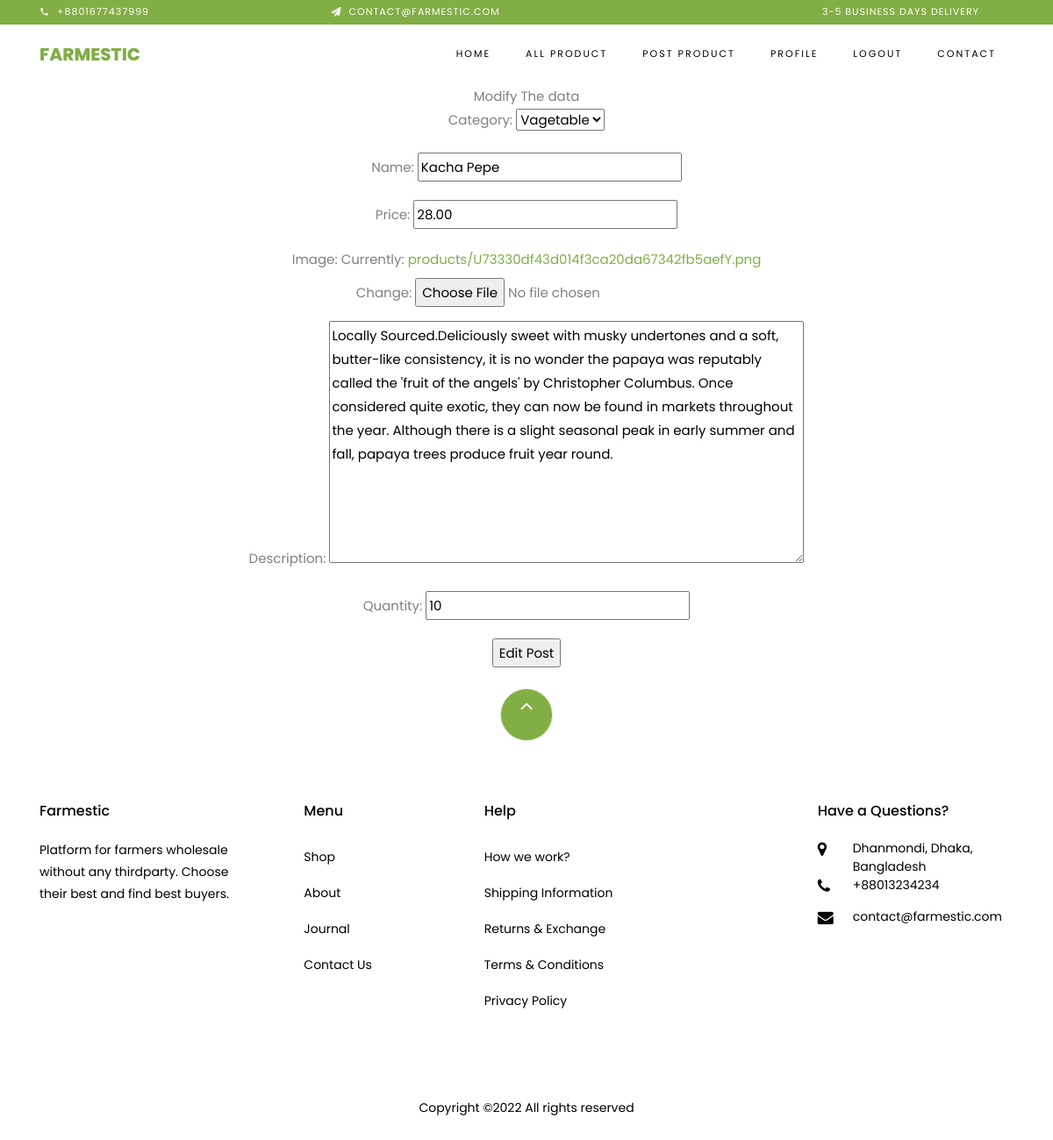
/edit_products/6 (signed in), run on the app's committed database.
### home/models.py (models this page shows, shortened)
class Product(models.Model):
    category_choice=(
        ('Fruits','Fruits'),
        ('Vagetable','Vagetable'),
        ('Oil','Oil'),
        ('Rice','Rice'),
        ('Others','Others'),
    )
    category = models.CharField(max_length=60,choices=category_choice,null=True,blank=True)
    user = models.ForeignKey(User, on_delete=models.CASCADE, null=True, blank=True)
    name = models.CharField(max_length=100)
    price = models.DecimalField(max_digits=8, decimal_places=2)
    image = models.ImageField(upload_to='products')
    description = models.TextField()
    quantity = models.CharField(max_length=100,blank=True,null=True)
    date_added = models.DateField(auto_now_add=True)
    is_approved = models.BooleanField(default=False)

### home/views.py (the view)
# urls.py: path("edit_products/<int:id>",views.edit_product,name="edit_products"),
@login_required()
def edit_product(request,id):
    obj= get_object_or_404(Product, id=id)
    form = ProductForm(request.POST or None, instance= obj)
    context= {'form': form}
    if form.is_valid():
        obj= form.save(commit= False)
        obj.save()
        messages.success(request, "You successfully updated the post")
        context= {'form': form}
        return render(request, 'product/edit_product.html', context)
    else:
        context= {'form': form,
                    'error': 'Modify The data'}
        return render(request,'product/edit_product.html' , context)

### home/forms.py
class ProductForm(forms.ModelForm):
        class Meta:
            model=Product
            fields=[
                "category",
                "name",
                "price",
                "image",
                "description",
                "quantity"
            ]

### templates/product/edit_product.html (shortened to what this page needs)
{% extends 'base.html' %}
{% load static %}
{% block content %}
<center>
{% if error %}
{{ error }}
{% endif %}
    <div class="col-md-12 text-center">
        <form action="" method="POST">
        {{ form.as_p }}
        <input type="submit" value="Edit Post"/>
        </form>
    </div>
</center>
<br/><br/>
{% endblock content %}

### data on the page
Product: category "Vagetable", name "Kacha Pepe", price "28.00", description "Locally Sourced.Deliciously sweet with musky undertones and a soft, butter-like consistency, it is no wonder the papaya was reputably called the 'fruit of the angels' by Christopher Columbus. Once considered quite exotic, they can now be found in markets throughout the year. Although there is a slight seasonal peak in early summer and fall, papaya trees produce fruit year round.", quantity "10"

### other printed values
{{ error }} "Modify The data"
